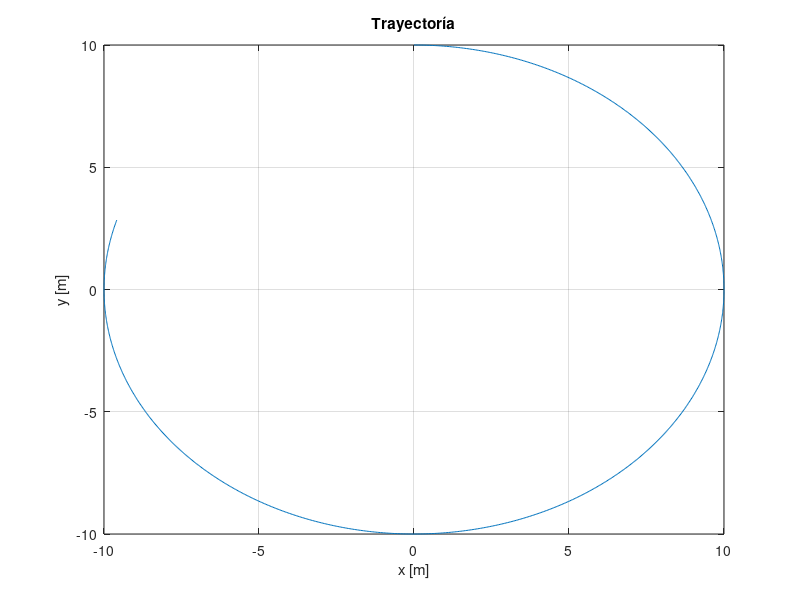
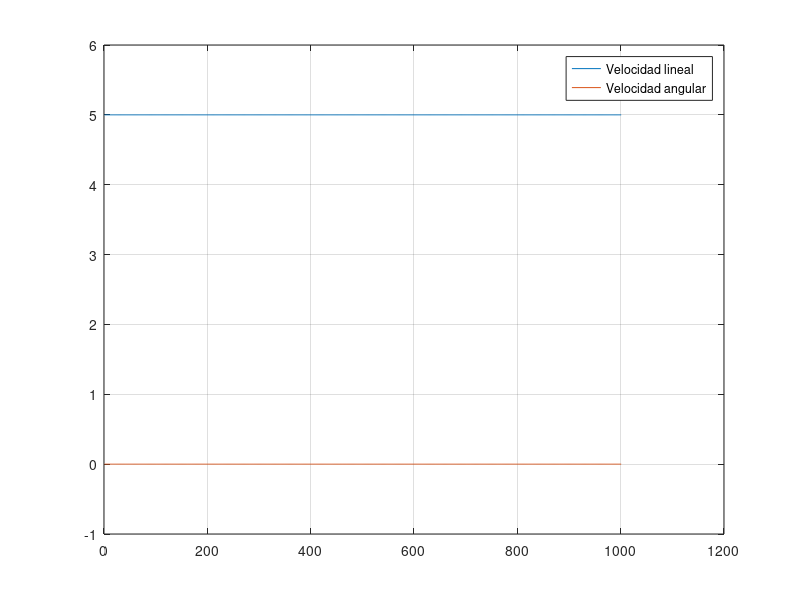
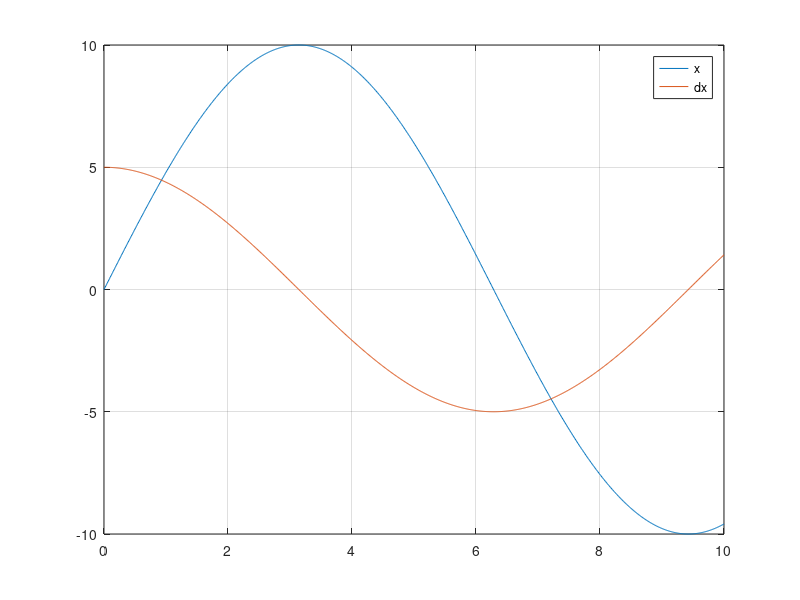
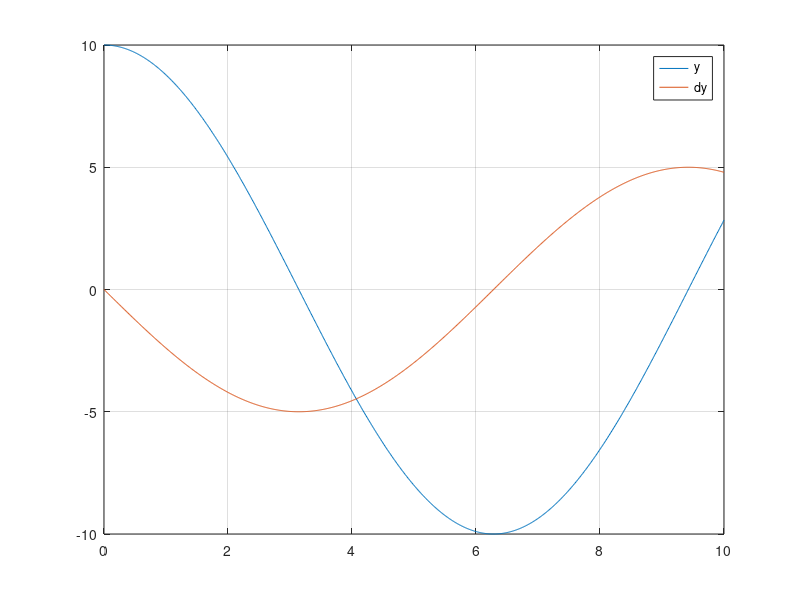

Write MATLAB code to recreate these figures, in order.
%% Programa para identificar el sistema
% Autor Jeysson Tapia
clc; clear; close all;

%% Definición de la señal de referencia en distancias 
t_s=0.01;
f=1/t_s;
t_f=10;
t=0:t_s:t_f;
x= 10*sin(0.5*t);
y= 10*cos(0.5*t); 

figure(1)
plot(x,y)
grid on
title('Trayectoría')
xlabel('x [m]');
ylabel('y [m]');

%% Creación de la señal en velocidades
dx = 10 * 0.5 * cos(0.5*t);
dy = -10 * 0.5 * sin(0.5*t);
theta = atan2(dy, dx);

a = 0.1;

for k = 1:length(t)
    J_11 = cos(theta(k));
    J_12 = -a*sin(theta(k));
    J_21 = sin(theta(k));
    J_22 = a*cos(theta(k));
    J = [J_11, J_12;J_21, J_22];
    hp = [dx(k);dy(k)];
    vc(:, k) = inv(J)*hp;
end
% 
figure(2)
plot(vc')
legend('Velocidad lineal','Velocidad angular')
grid on



figure(3)
plot(t,x,t,dx)
legend('x','dx')
grid on

figure(4)
plot(t,y,t,dy)
legend('y','dy')
grid on

figure(5)
plot(t,theta)
legend('theta')
grid on